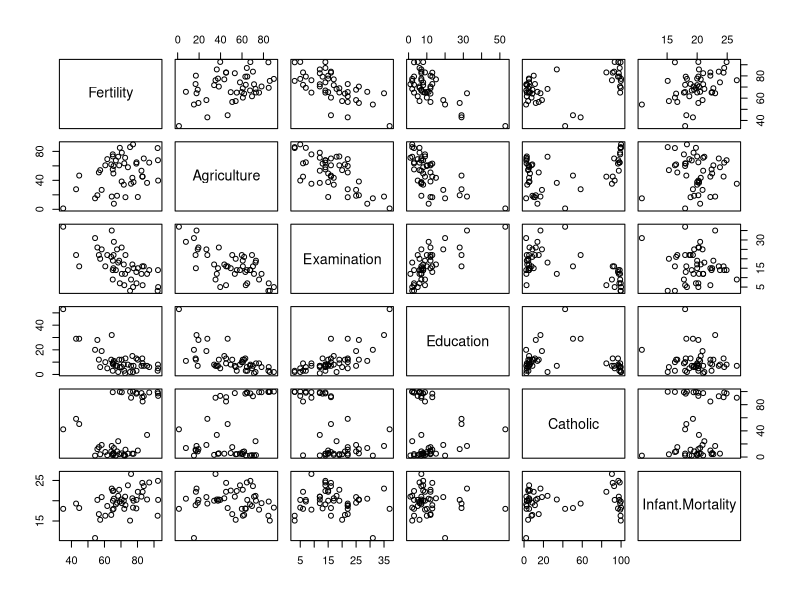
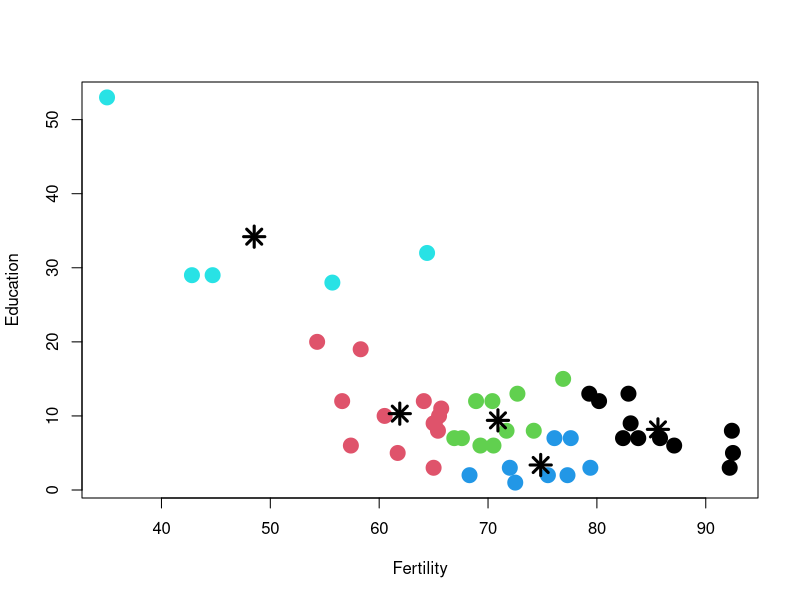

Source code (R) for these figures, in order:
## ---- chunk 1
plot(swiss)
## ---- chunk 2
 clusters <- kmeans(data.frame(swiss$Fertility, swiss$Education), 5)

 plot(swiss$Fertility, swiss$Education,
                     col = clusters$cluster, xlab="Fertility", ylab="Education",
                     pch = 20, cex = 3)
                points(clusters$centers, pch = 8, cex = 2, lwd = 3)

